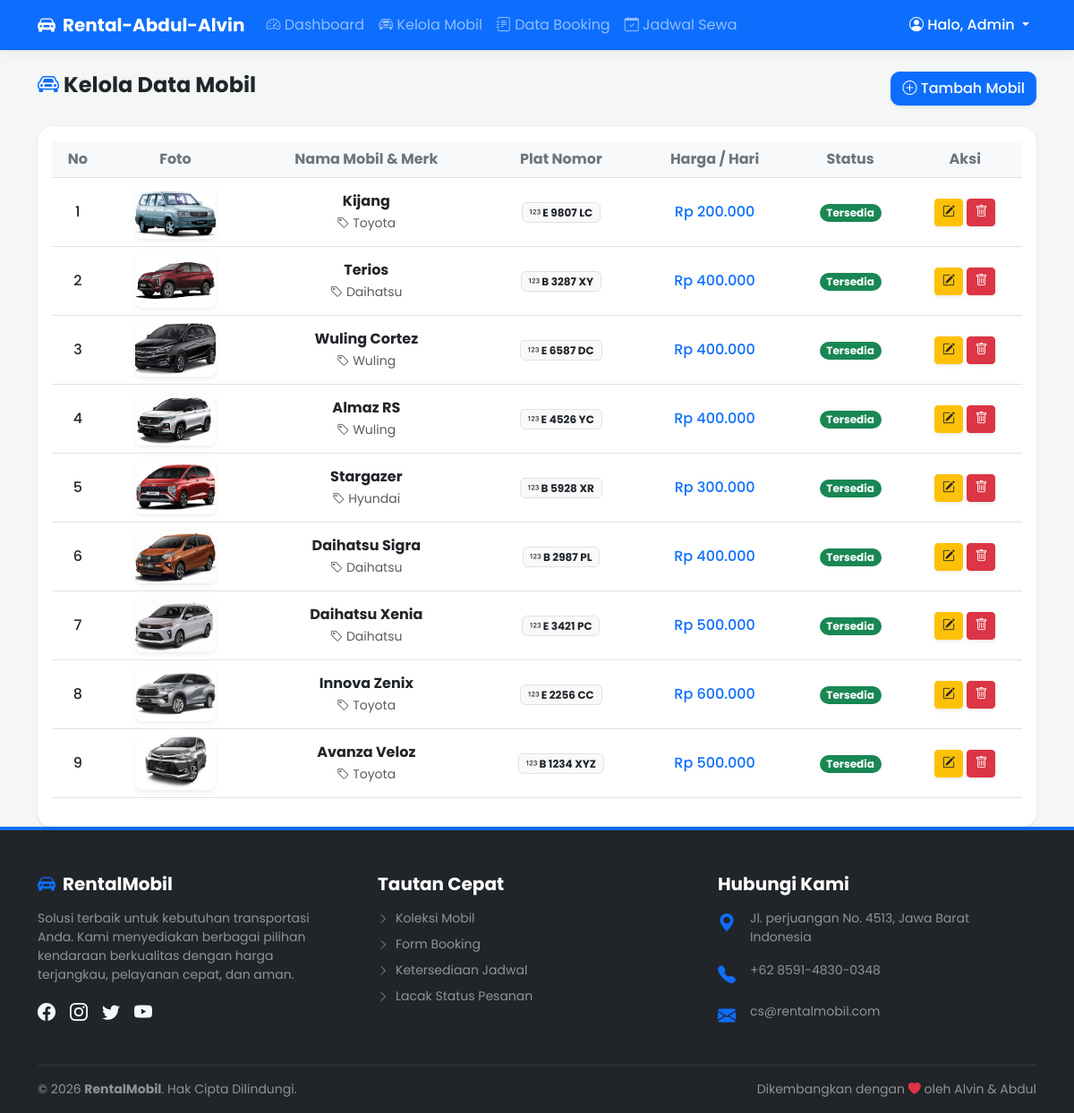
Page /admin/mobil.php (signed in) on the committed database.
### tables this page shows
CREATE TABLE `mobil` (
  `id_mobil` int(11) NOT NULL,
  `nama_mobil` varchar(100) NOT NULL,
  `merk` varchar(50) NOT NULL,
  `plat_nomor` varchar(20) NOT NULL,
  `harga` int(11) NOT NULL,
  `foto` varchar(255) NOT NULL,
  `status` enum('Tersedia','Tidak Tersedia') NOT NULL DEFAULT 'Tersedia'
);

### admin/mobil.php (the view, shortened to what this page needs)
<?php
include '../config/koneksi.php';
include '../templates/header.php';
?>
<div class="d-flex justify-content-between align-items-center mb-4">
    <h4 class="fw-bold text-dark"><i class="bi bi-car-front text-primary"></i> Kelola Data Mobil</h4>
    <button type="button" class="btn btn-primary btn-modern shadow-sm" data-bs-toggle="modal" data-bs-target="#modalTambah">
      <i class="bi bi-plus-circle"></i> Tambah Mobil
    </button>
</div>
<div class="card shadow-sm border-0 rounded-4">
    <div class="card-body table-responsive">
        <table class="table table-hover align-middle text-center">
            <thead class="table-light">
                <tr>
                    <th class="text-secondary">No</th>
                    <th class="text-secondary">Foto</th>
                    <th class="text-secondary">Nama Mobil & Merk</th>
                    <th class="text-secondary">Plat Nomor</th>
                    <th class="text-secondary">Harga / Hari</th>
                    <th class="text-secondary">Status</th>
                    <th class="text-secondary">Aksi</th>
                </tr>
            </thead>
            <tbody>
                <?php
                $no = 1;
                $q = mysqli_query($koneksi, "SELECT * FROM mobil ORDER BY id_mobil DESC");
                while($d = mysqli_fetch_array($q)):
                ?>
                <tr>
                    <td class="fw-medium"><?= $no++ ?></td>
                    <td>
                        <img src="../uploads/<?= $d['foto'] ?>" width="90" class="rounded-3 shadow-sm" style="height: 60px; object-fit: cover;" onerror="this.src='https://via.placeholder.com/90x60?text=No+Foto'">
                    </td>
                    <td><span class="fw-bold"><?= $d['nama_mobil'] ?></span> <br> <small class="text-muted"><i class="bi bi-tag"></i> <?= $d['merk'] ?></small></td>
                    <td><span class="badge bg-light text-dark border"><i class="bi bi-123"></i> <?= $d['plat_nomor'] ?></span></td>
                    <td class="fw-medium text-primary">Rp <?= number_format($d['harga'],0,',','.') ?></td>
                    <td>
                        <span class="badge bg-<?= $d['status'] == 'Tersedia' ? 'success' : 'danger' ?> rounded-pill">
                            <?= $d['status'] ?>
                        </span>
                    </td>
                    <td>
                        <button class="btn btn-warning btn-sm text-dark fw-medium shadow-sm" data-bs-toggle="modal" data-bs-target="#modalEdit<?= $d['id_mobil'] ?>"><i class="bi bi-pencil-square"></i></button>
                        <a href="../proses/proses_mobil.php?aksi=hapus&id=<?= $d['id_mobil'] ?>" class="btn btn-danger btn-sm shadow-sm" onclick="return confirm('Yakin ingin menghapus mobil ini?')"><i class="bi bi-trash"></i></a>
                    </td>
                </tr>
                <?php endwhile; ?>
            </tbody>
        </table>
    </div>
</div>
<?php include '../templates/footer.php'; ?>

### templates/header.php (style rules this page uses)
body { font-family: 'Poppins', sans-serif; background-color: #f4f7f6; }
.btn-modern { border-radius: 10px; font-weight: 500; }

### templates/footer.php (style rules this page uses)
html, body { height: 100%; }
body { display: flex; flex-direction: column; min-height: 100vh; }

### rows in the picture
mobil: foto (picture), nama_mobil "Kijang", merk "Toyota", plat_nomor "E 9807 LC", harga "200.000", status "Tersedia"
mobil: foto (picture), nama_mobil "Terios", merk "Daihatsu", plat_nomor "B 3287 XY", harga "400.000", status "Tersedia"
mobil: foto (picture), nama_mobil "Wuling Cortez", merk "Wuling", plat_nomor "E 6587 DC", harga "400.000", status "Tersedia"
mobil: foto (picture), nama_mobil "Almaz RS", merk "Wuling", plat_nomor "E 4526 YC", harga "400.000", status "Tersedia"
mobil: foto (picture), nama_mobil "Stargazer", merk "Hyundai", plat_nomor "B 5928 XR", harga "300.000", status "Tersedia"
mobil: foto (picture), nama_mobil "Daihatsu Sigra", merk "Daihatsu", plat_nomor "B 2987 PL", harga "400.000", status "Tersedia"
mobil: foto (picture), nama_mobil "Daihatsu Xenia", merk "Daihatsu", plat_nomor "E 3421 PC", harga "500.000", status "Tersedia"
mobil: foto (picture), nama_mobil "Innova Zenix", merk "Toyota", plat_nomor "E 2256 CC", harga "600.000", status "Tersedia"
mobil: foto (picture), nama_mobil "Avanza Veloz", merk "Toyota", plat_nomor "B 1234 XYZ", harga "500.000", status "Tersedia"
